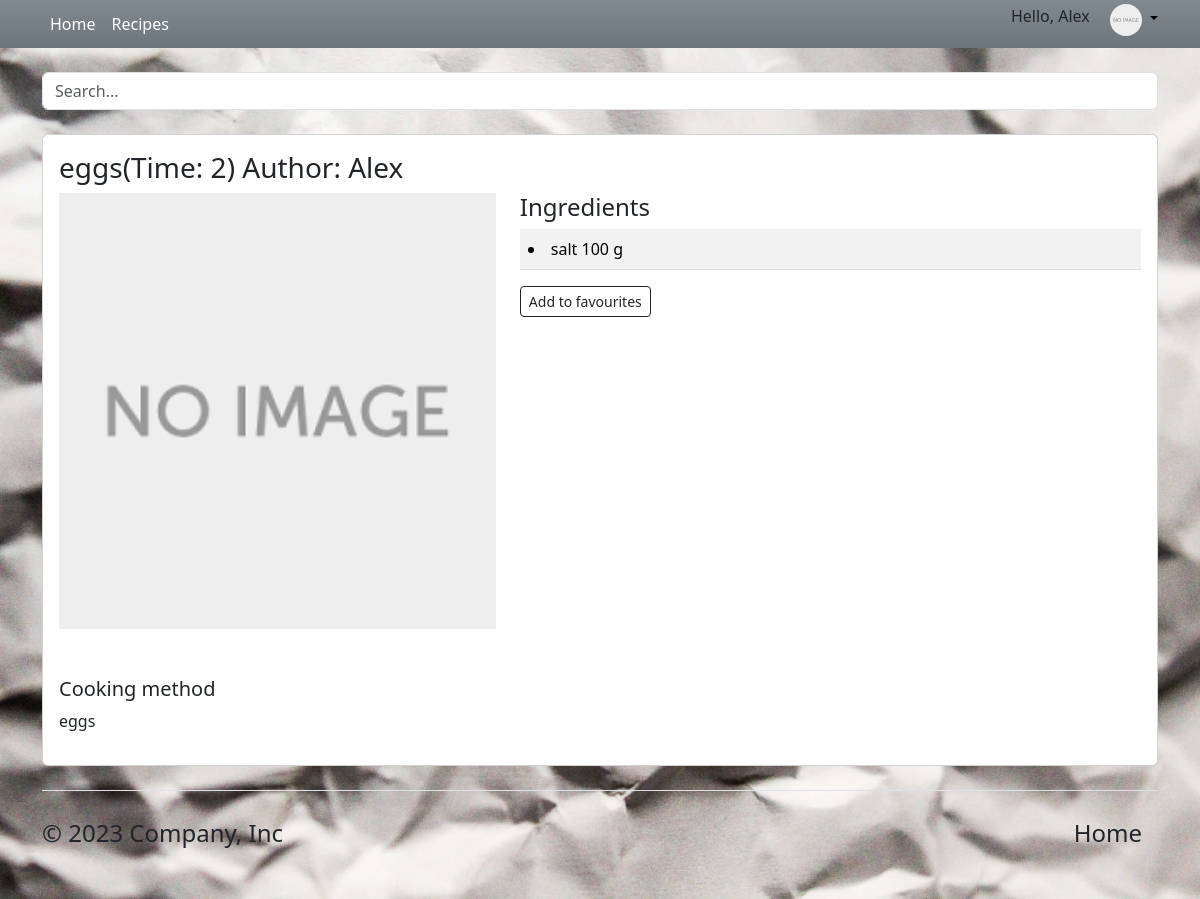
/recipes/test1 (signed in), run on the app's committed database.
### profiles/models.py (models this page shows, shortened)
class Profile(models.Model):
    first_name = models.CharField(max_length=50, verbose_name='First name')
    last_name = models.CharField(max_length=50, verbose_name='Last name')
    nickname = models.CharField(max_length=150, verbose_name='Nickname')
    email = models.EmailField(verbose_name='Mail', null=True, blank=True)
    avatar = models.ImageField("avatar", default='default.png', upload_to='avatars/')
    favourites = models.ManyToManyField(Recipes, blank=True, default=None, related_name='favourite_recipe')
    user = models.OneToOneField(User, on_delete=models.CASCADE, related_name='profile_user')
    created_at = models.DateTimeField(verbose_name='Created at', auto_now_add=True)
    updated_at = models.DateTimeField(verbose_name='Updated at', auto_now=True)
    class Meta:
        verbose_name = 'Profile'
        verbose_name_plural = 'Profiles'

### book/models.py (models this page shows, shortened)
class Recipes(models.Model):
    title = models.CharField(max_length=255, verbose_name='Recipe')
    photo = models.ImageField('Photo', upload_to='photo/', default='default.png')
    ingredients = models.ManyToManyField(Ingredients, related_name='Ingredients')
    cooking = models.TextField(verbose_name='Cooking method')
    time_cook = models.CharField(max_length=10, verbose_name='Cooking time')
    slug = models.SlugField(unique=True)
    creator = models.ForeignKey(User, on_delete=models.CASCADE, related_name='Creator', null=True, blank=True)
    created_at = models.DateTimeField(verbose_name='Created at', auto_now_add=True)
    updated_at = models.DateTimeField(verbose_name='Updated at', auto_now=True)
    class Meta:
        verbose_name = 'Recipe'
        verbose_name_plural = 'Recipes'
        ordering = ['created_at']

class Ingredients(models.Model):
    TYPE = [
        ('g', 'gm.'),
        ('p', 'pcs.')
    ]
    title = models.CharField(max_length=100, verbose_name='Ingredient', default=None)
    quantity = models.IntegerField()
    type = models.CharField(max_length=20, verbose_name='Type', choices=TYPE, default='g')
    class Meta:
        verbose_name = 'Ingredient'
        verbose_name_plural = 'Ingredients'

### book/views.py (the view)
# urls.py: path('<slug:recipe_slug>', views.recipe_info, name='recipe_info'),
def recipe_info(request, recipe_slug):
    recipe = Recipes.objects.prefetch_related().get(slug=recipe_slug)
    ingredients = recipe.ingredients.all()
    context = {
        'recipe': recipe,
        'ingredients': ingredients,
    }
    return render(request, 'recipe_info.html', context=context)

### book/templates/recipe_info.html (shortened to what this page needs)
{% extends 'base.html' %}
{% block content %}
<link href="https://maxcdn.bootstrapcdn.com/font-awesome/4.7.0/css/font-awesome.min.css" rel="stylesheet">
<div class="container ">
    <div class="card">
        <div class="card-body">
            <h3 class="card-title">{{ recipe.title }}(Time: {{ recipe.time_cook }}) Author: {{ recipe.creator }}</h3>
            <div class="row">
                <div class="col-lg-5 col-md-5 col-sm-6">
                    <div class="white-box text-center"><img src="{{ recipe.photo.url }}" width="100%" height="100%" class="img-responsive"></div>
                </div>
                <div class="col-lg-7 col-md-7 col-sm-6">
                    <h4 class="box-title mt-6">Ingredients</h4>
                        <div class="table-responsive">
                            <table class="table table-striped table-product">
                                <tbody>
                                    <tr>
                                        <td>
                                            {% for ingredient in ingredients %}
                                                <li>{{ ingredient.title }} {{ ingredient.quantity }} {{ ingredient.type}}</li>
                                            {% endfor %}
                                        </td>
                                    </tr>
                                </tbody>
                            </table>
                        </div>
                    <a href="{% url 'favourite' recipe.id %}" class="btn btn-sm btn-outline-dark">Add to favourites</a>
                </div>
                <h5 class="box-title mt-5">Cooking method</h5>
                    <ul class="list-unstyled">
                        <li>{{ recipe.cooking }}</li>
                    </ul>
                </div>
            </div>
        </div>
    </div>
{% endblock %}

### templates/base.html (shortened to what this page needs)
<!DOCTYPE html>
<html lang="en">
<head>
    {% load static %}
    <link href="https://cdn.jsdelivr.net/npm/bootstrap@5.3.2/dist/css/bootstrap.min.css" rel="stylesheet" >
</head>
<body>
  <nav class="py-1 bg-secondary bg-gradient">
    <div class="container d-flex flex-wrap">
      {% if user.is_superuser %}
      <ul class="nav col-12 col-lg-auto me-lg-auto mb-2 justify-content-center mb-md-0">
          <li><a href="{% url 'home' %}" class="nav-link px-2 text-white">Home</a></li>
          <li><a href="{% url 'recipes' %}" class="nav-link px-2 text-white">Recipes</a></li>
          <li><a href="#" class="nav-link px-2 text-white">About</a></li>
          <li><a href="{% url 'admin:index' %}" class="nav-link px-2 text-white">Admin panel</a></li>
      </ul>
        {% else %}
        <ul class="nav col-12 col-lg-auto me-lg-auto mb-2 justify-content-center mb-md-0">
          <li><a href="{% url 'home' %}" class="nav-link px-2 text-white">Home</a></li>
          <li><a href="{% url 'recipes' %}" class="nav-link px-2 text-white">Recipes</a></li>
        </ul>
        {% endif %}
        {% if user.is_authenticated %}
                <span style="margin-right: 20px">Hello, {{request.user}}</span>
                <div class="dropdown text-end">
                  <a href="#" class="d-block link-body-emphasis text-decoration-none dropdown-toggle" data-bs-toggle="dropdown" aria-expanded="false">
                    <img src="{{ request.user.profile_user.avatar.url }}" alt="mdo" width="32" height="32" class="rounded-circle">
                  </a>
                </div>
        {% else %}
            <div class="text-end">
              <button type="button" onclick="window.location.href={% url 'login' %}" class="btn btn-outline-light me-2">Login</button>
              <button type="button" onclick="window.location.href={% url 'register' %}" class="btn btn-outline-light">Sign-up</button>
            </div>
        {% endif %}
    </div>
  </nav>
  <header class="py-10">
    <div class="container flex-wrap justify-content-center py-4">
      <form class="col-12 col-lg-auto mb-3 mb-lg-0" role="search" action="{% url 'search_recipe' %}" method="get">
        <input name="q" type="text" class="form-control form-control-dark text-dark" placeholder="Search..." aria-label="Search">
      </form>
    </div>
  </header>
{% block content %}
{% endblock %}
<div class="container">
  <footer class="d-flex flex-wrap justify-content-between align-items-center py-3 my-4 border-top">
    <p class="col-md-4 mb-0 text-body-dark fs-4">© 2023 Company, Inc</p>
    <ul class="nav col-md-4 justify-content-end">
      <li class="nav-item"><a href="{% url 'home' %}" class="nav-link px-3 text-dark fs-4">Home</a></li>
    </ul>
  </footer>
</div>
</body>
</html>

### data on the page
Recipes: title "eggs", time_cook "2", creator "Alex", photo (placeholder picture), cooking "eggs"
Ingredients: title "salt", quantity "100", type "g"

### other printed values
{{ request.user }} "Alex"
